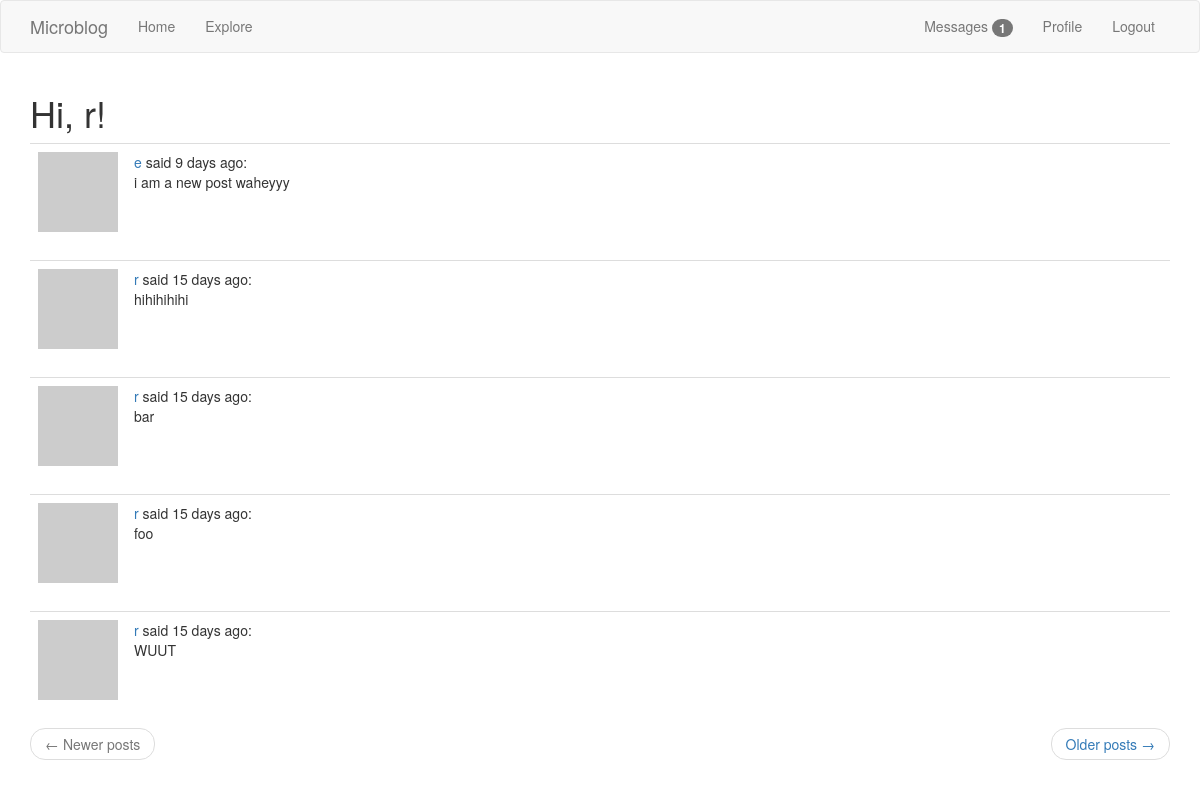
The page /explore (signed in) on the database its author committed.
### app/models.py (models this page shows, shortened)
class PaginatedAPIMixin(object):
    @staticmethod
    def to_collection_dict(query, page, per_page, endpoint, **kwargs): #first three SQLAlchemy query objects
        resources = query.paginate(page, per_page, False)
        data = {
            'items': [item.to_dict() for item in resources.items],
            '_meta': {
                'page': page,
                'per_page': per_page,
                'total_pages': resources.pages,
                'total_items': resources.total
            },
            '_links': {
                'self': url_for(endpoint, page=page, per_page=per_page, **kwargs),
                'next': url_for(endpoint, page=page+1, per_page=per_page, **kwargs) if resources.has_next else None,
                'prev': url_for(endpoint, page=page-1, per_page=per_page, **kwargs) if resources.has_prev else None
            }
        }
        return data

class User(PaginatedAPIMixin, UserMixin, db.Model):
    id = db.Column(db.Integer, primary_key=True)
    username = db.Column(db.String(64), index=True, unique=True)
    email = db.Column(db.String(120), index=True, unique=True)
    password_hash = db.Column(db.String(128))
    about_me = db.Column(db.String(140))
    last_seen = db.Column(db.DateTime, default = datetime.utcnow)
    posts = db.relationship('Post', backref='author', lazy='dynamic')
    followed = db.relationship(
        'User', secondary=followers,
        primaryjoin=(followers.c.follower_id == id),
        secondaryjoin=(followers.c.followed_id == id),
        backref=db.backref('followers', lazy='dynamic'), lazy='dynamic'
    )
    notifications = db.relationship('Notification', backref='user', lazy='dynamic')
    tasks = db.relationship('Task', backref='user', lazy='dynamic')
    def avatar(self, size):
        digest = md5(self.email.lower().encode('utf-8')).hexdigest()
        return 'https://www.gravatar.com/avatar/{}?d=retro&s={}'.format(digest, size)
    messages_sent = db.relationship('Message',
        foreign_keys='Message.sender_id',
        backref='author',
        lazy='dynamic')
    messages_received = db.relationship('Message',
        foreign_keys='Message.recipient_id',
        backref='recipient',
        lazy='dynamic')
    last_message_read_time = db.Column(db.DateTime)
    def new_messages(self):
        last_read_time = self.last_message_read_time or datetime(1900, 1, 1)
        return Message.query.filter_by(recipient=self).filter(
            Message.timestamp > last_read_time).count()
    def get_tasks_in_progress(self):
        return Task.query.filter_by(user=self, complete=False).all()

class Post(db.Model):
    id = db.Column(db.Integer, primary_key=True)
    body = db.Column(db.String(140))
    timestamp = db.Column(db.DateTime, index=True, default=datetime.utcnow)
    user_id = db.Column(db.Integer, db.ForeignKey('user.id'))

### app/main/routes.py (the view)
@bp.route('/explore')
@login_required
def explore():
    page = request.args.get('page', 1, type=int)
    posts = Post.query.order_by(Post.timestamp.desc()).paginate(
        page, current_app.config['POSTS_PER_PAGE'], False
    )
    next_url = url_for('main.explore', page=posts.next_num) if posts.has_next else None
    prev_url = url_for('main.explore', page=posts.prev_num) if posts.has_prev else None
    return render_template('index.html', title='Explore', posts=posts.items, next_url=next_url, prev_url=prev_url) #just reuse the index template

### app/main/routes.py (called while the page is built)
@bp.before_app_request
def before_request():
    if current_user.is_authenticated:
        current_user.last_seen = datetime.utcnow()
        db.session.commit()

### app/models.py (called while the page is built)
@login.user_loader
def load_user(id):
    return User.query.get(int(id))

### app/templates/index.html (shortened to what this page needs)
{% extends "base.html" %}
{% import 'bootstrap/wtf.html' as wtf %}
{% block app_content %}
    <h1>Hi, {{ current_user.username }}!</h1>
    {% for post in posts %}
        {% include '_post.html' %}
    {% endfor %}
    <nav aria-label="...">
        <ul class="pager">
            <li class="previous{% if not prev_url %} disabled{% endif %}">
                <a href="{{ prev_url or '#' }}">
                    <span aria-hidden="true">&larr;</span> Newer posts
                </a>
            </li>
            <li class="next{% if not next_url %} disabled{% endif %}">
                <a href="{{ next_url or '#' }}">
                    Older posts <span aria-hidden="true">&rarr;</span>
                </a>
            </li>
        </ul>
    </nav>
{% endblock %}

### app/templates/_post.html
<table class="table table-hover">
    <tr>
        <td width="70px">
            <a href="{{ url_for('main.user', username=post.author.username) }}">
                <img src="{{ post.author.avatar(70) }}" />
            </a>
        </td>
        <td>
            <a href="{{ url_for('main.user', username=post.author.username) }}">
                {{ post.author.username }}
            </a>
            said {{ moment(post.timestamp).fromNow() }}:
            <br>
            {{ post.body }}
        </td>
    </tr>
</table>

### rows shown on the page
User: username "r"
Post: author.username "e", timestamp "9 days ago", body "i am a new post waheyyy"
Post: author.username "r", timestamp "15 days ago", body "hihihihihi"
Post: author.username "r", timestamp "15 days ago", body "bar"
Post: author.username "r", timestamp "15 days ago", body "foo"
Post: author.username "r", timestamp "15 days ago", body "WUUT"

### other values the page prints
{{ new_messages }} "1"
